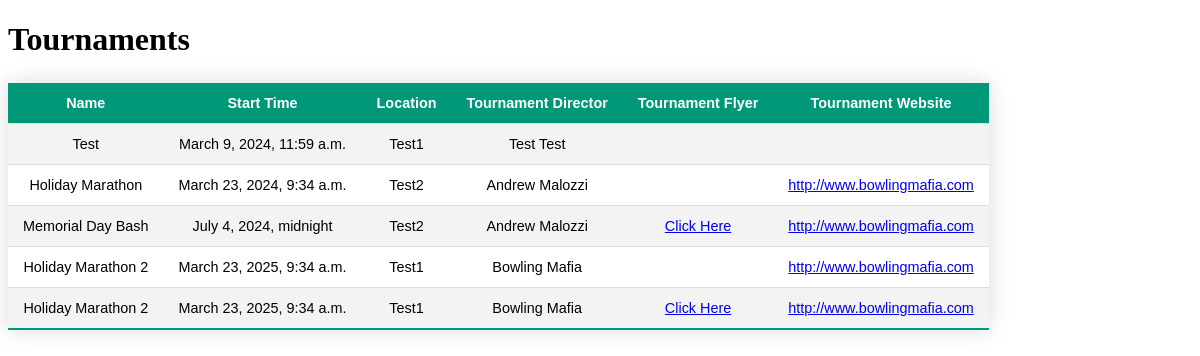
/tournaments, run on the app's committed database.
### tournaments/models.py (models this page shows)
class Tournament(models.Model):
    tournament_name = models.CharField(max_length=128)
    start_time = models.DateTimeField()
    bowling_center = models.ForeignKey(BowlingCenter, on_delete=models.CASCADE)
    tournament_director = models.ForeignKey(TournamentDirector, on_delete=models.CASCADE)
    website = models.URLField(max_length=256, blank=True)
    flyer = models.FileField(upload_to='tournament_flyers', blank=True)
    def __str__(self):
        return self.tournament_name
    class Meta:
        ordering = ['start_time']

class BowlingCenter(models.Model):
    center_name = models.CharField(max_length=64)
    address = models.CharField(max_length=128)
    city = models.CharField(max_length=64)
    state = USStateField()
    zip_code = USZipCodeField(max_length=5)
    phone_number = PhoneNumberField()
    website = models.URLField(max_length=256, blank=True)
    def __str__(self):
        return self.center_name.title()
    class Meta:
        verbose_name = 'Bowling Center'
        ordering = ['state', 'center_name']

class TournamentDirector(models.Model):
    first_name = models.CharField(max_length=64)
    last_name = models.CharField(max_length=64)
    email_address = models.EmailField(max_length=128)
    phone_number = PhoneNumberField()
    profile_picture = models.ImageField(upload_to='profile_pictures', blank=True)
    def __str__(self):
        return f'{self.first_name.title()} {self.last_name.title()}'
    class Meta:
        verbose_name = 'Tournament Director'
        ordering = ['first_name', 'last_name']

### tournaments/views.py (the view)
# urls.py: path('tournaments', views.TournamentList.as_view(), name='list_tournaments'),
class TournamentList(ListView):
    model = Tournament
    context_object_name = 'tournaments'
    template_name = 'tournaments/tournament_list.html'

### tournaments/templates/tournaments/tournament_list.html (shortened to what this page needs)
<!DOCTYPE html>
<html lang="en">
    <head>
    </head>
    <body>
        <h1>Tournaments</h1>
        <table id="tournaments">
            <thead>
                <tr>
                    <th>Name</th>
                    <th>Start Time</th>
                    <th>Location</th>
                    <th>Tournament Director</th>
                    <th>Tournament Flyer</th>
                    <th>Tournament Website</th>
                </tr>
            </thead>
            <tbody>
                    {% for tournament in tournaments %}
                <tr>
                    <td>{{ tournament }}</td>
                    <td>{{ tournament.start_time }}</td>
                    <td>{{ tournament.bowling_center }}</td>
                    <td>{{ tournament.tournament_director }}</td>
                    <td>
                        {% if tournament.flyer %}
                        <a href="{{ tournament.flyer.url }}" target="_blank">
                            Click Here
                        </a>
                        {% endif %}
                    </td>
                    <td>
                        <a href="{{ tournament.website }}" target="_blank">
                            {{ tournament.website }}
                        </a>
                    </td>
                </tr>
                    {% endfor %}
            </tbody>
        </table>
    </body>
</html>

### tournaments/templates/tournaments/tournament_list.html (style rules this page uses)
#tournaments { border-collapse: collapse; margin: 25px 0; font-size: 0.9em; font-family: sans-serif; text-align: center; min-width: 400px; box-shadow: 0 0 20px rgba(0, 0, 0, 0.15); }
#tournaments thead tr { background-color: #009879; color: #ffffff; }
#tournaments th, #tournaments td { padding: 12px 15px; }
#tournaments tbody tr { border-bottom: 1px solid #ddd; }
#tournaments tbody tr:nth-of-type(even) { background-color: #f3f3f3; }
#tournaments tbody tr:last-of-type { border-bottom: 2px solid #009879; }

### data on the page
Tournament: tournament_name "Test", start_time "March 9, 2024, 11:59 a.m.", bowling_center "Test1", tournament_director "Test Test"
Tournament: tournament_name "Holiday Marathon", start_time "March 23, 2024, 9:34 a.m.", bowling_center "Test2", tournament_director "Andrew Malozzi", website "http://www.bowlingmafia.com"
Tournament: tournament_name "Memorial Day Bash", start_time "July 4, 2024, midnight", bowling_center "Test2", tournament_director "Andrew Malozzi", website "http://www.bowlingmafia.com"
Tournament: tournament_name "Holiday Marathon 2", start_time "March 23, 2025, 9:34 a.m.", bowling_center "Test1", tournament_director "Bowling Mafia", website "http://www.bowlingmafia.com"
Tournament: tournament_name "Holiday Marathon 2", start_time "March 23, 2025, 9:34 a.m.", bowling_center "Test1", tournament_director "Bowling Mafia", website "http://www.bowlingmafia.com"
